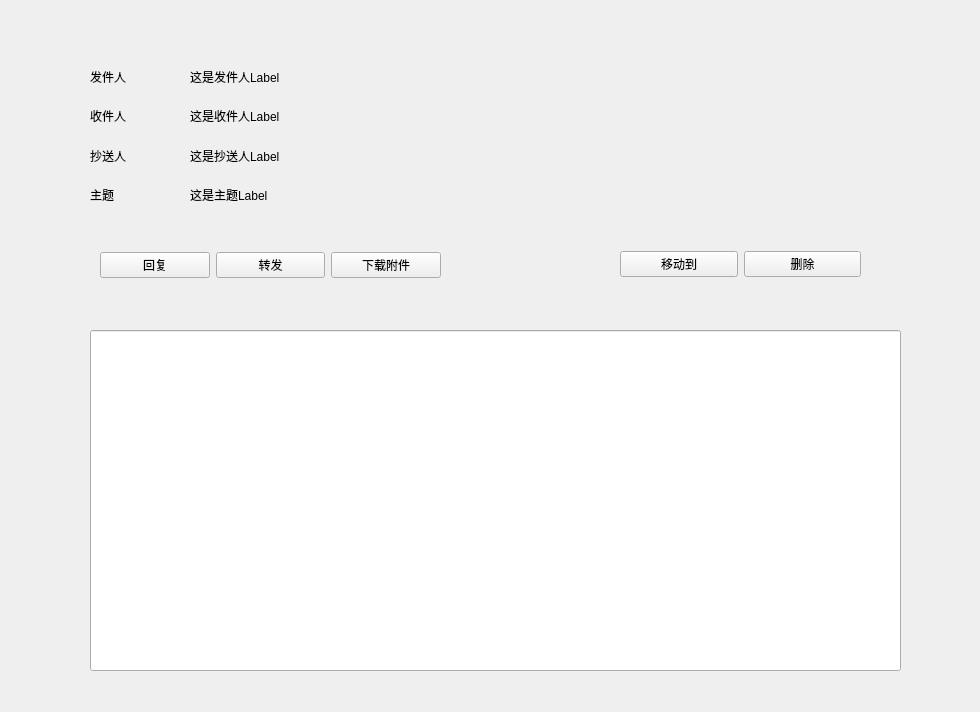
<?xml version="1.0" encoding="UTF-8"?>
<ui version="4.0">
 <class>LetterDetailWindows</class>
 <widget class="QMainWindow" name="LetterDetailWindows">
  <property name="geometry">
   <rect>
    <x>0</x>
    <y>0</y>
    <width>980</width>
    <height>712</height>
   </rect>
  </property>
  <property name="minimumSize">
   <size>
    <width>980</width>
    <height>712</height>
   </size>
  </property>
  <property name="maximumSize">
   <size>
    <width>980</width>
    <height>712</height>
   </size>
  </property>
  <property name="windowTitle">
   <string>MainWindow</string>
  </property>
  <widget class="QWidget" name="centralwidget">
   <widget class="QWidget" name="horizontalLayoutWidget">
    <property name="geometry">
     <rect>
      <x>100</x>
      <y>240</y>
      <width>341</width>
      <height>51</height>
     </rect>
    </property>
    <layout class="QHBoxLayout" name="horizontalLayout">
     <item>
      <widget class="QPushButton" name="ReplyB">
       <property name="text">
        <string>回复</string>
       </property>
      </widget>
     </item>
     <item>
      <widget class="QPushButton" name="ForwardB">
       <property name="text">
        <string>转发</string>
       </property>
      </widget>
     </item>
     <item>
      <widget class="QPushButton" name="SaveAttachB">
       <property name="text">
        <string>下载附件</string>
       </property>
      </widget>
     </item>
    </layout>
   </widget>
   <widget class="QWidget" name="horizontalLayoutWidget_2">
    <property name="geometry">
     <rect>
      <x>620</x>
      <y>239</y>
      <width>241</width>
      <height>51</height>
     </rect>
    </property>
    <layout class="QHBoxLayout" name="buttons_right">
     <item>
      <widget class="QPushButton" name="move_btn">
       <property name="text">
        <string>移动到</string>
       </property>
      </widget>
     </item>
     <item>
      <widget class="QPushButton" name="delete_btn">
       <property name="text">
        <string>删除</string>
       </property>
      </widget>
     </item>
    </layout>
   </widget>
   <widget class="QWidget" name="verticalLayoutWidget_2">
    <property name="geometry">
     <rect>
      <x>90</x>
      <y>60</y>
      <width>101</width>
      <height>151</height>
     </rect>
    </property>
    <layout class="QVBoxLayout" name="verticalLayout_2">
     <item>
      <widget class="QLabel" name="sendPer_lb">
       <property name="text">
        <string>发件人</string>
       </property>
      </widget>
     </item>
     <item>
      <widget class="QLabel" name="receiMailPer_lb">
       <property name="text">
        <string>收件人</string>
       </property>
      </widget>
     </item>
     <item>
      <widget class="QLabel" name="copyMailPer_lb">
       <property name="text">
        <string>抄送人</string>
       </property>
      </widget>
     </item>
     <item>
      <widget class="QLabel" name="title_lb">
       <property name="text">
        <string>主题</string>
       </property>
      </widget>
     </item>
    </layout>
   </widget>
   <widget class="QWidget" name="verticalLayoutWidget">
    <property name="geometry">
     <rect>
      <x>190</x>
      <y>60</y>
      <width>671</width>
      <height>151</height>
     </rect>
    </property>
    <layout class="QVBoxLayout" name="verticalLayout">
     <item>
      <layout class="QHBoxLayout" name="horizontalLayout_3" stretch="7,3">
       <item>
        <widget class="QLabel" name="sendSet_lb">
         <property name="text">
          <string>这是发件人Label</string>
         </property>
        </widget>
       </item>
       <item>
        <widget class="QLabel" name="empty">
         <property name="text">
          <string/>
         </property>
        </widget>
       </item>
      </layout>
     </item>
     <item>
      <layout class="QHBoxLayout" name="horizontalLayout_5" stretch="7,3">
       <item>
        <widget class="QLabel" name="receiSet_lb">
         <property name="text">
          <string>这是收件人Label</string>
         </property>
        </widget>
       </item>
       <item>
        <widget class="QLabel" name="empty_2">
         <property name="text">
          <string/>
         </property>
        </widget>
       </item>
      </layout>
     </item>
     <item>
      <layout class="QHBoxLayout" name="horizontalLayout_4" stretch="0">
       <item>
        <widget class="QLabel" name="copySet_lb">
         <property name="text">
          <string>这是抄送人Label</string>
         </property>
        </widget>
       </item>
      </layout>
     </item>
     <item>
      <layout class="QHBoxLayout" name="horizontalLayout_2" stretch="7">
       <item>
        <widget class="QLabel" name="titleSet_lb">
         <property name="text">
          <string>这是主题Label</string>
         </property>
        </widget>
       </item>
      </layout>
     </item>
    </layout>
   </widget>
   <widget class="QLineEdit" name="LetterDetailsContext">
    <property name="geometry">
     <rect>
      <x>90</x>
      <y>330</y>
      <width>811</width>
      <height>341</height>
     </rect>
    </property>
   </widget>
  </widget>
 </widget>
 <resources/>
 <connections/>
</ui>
